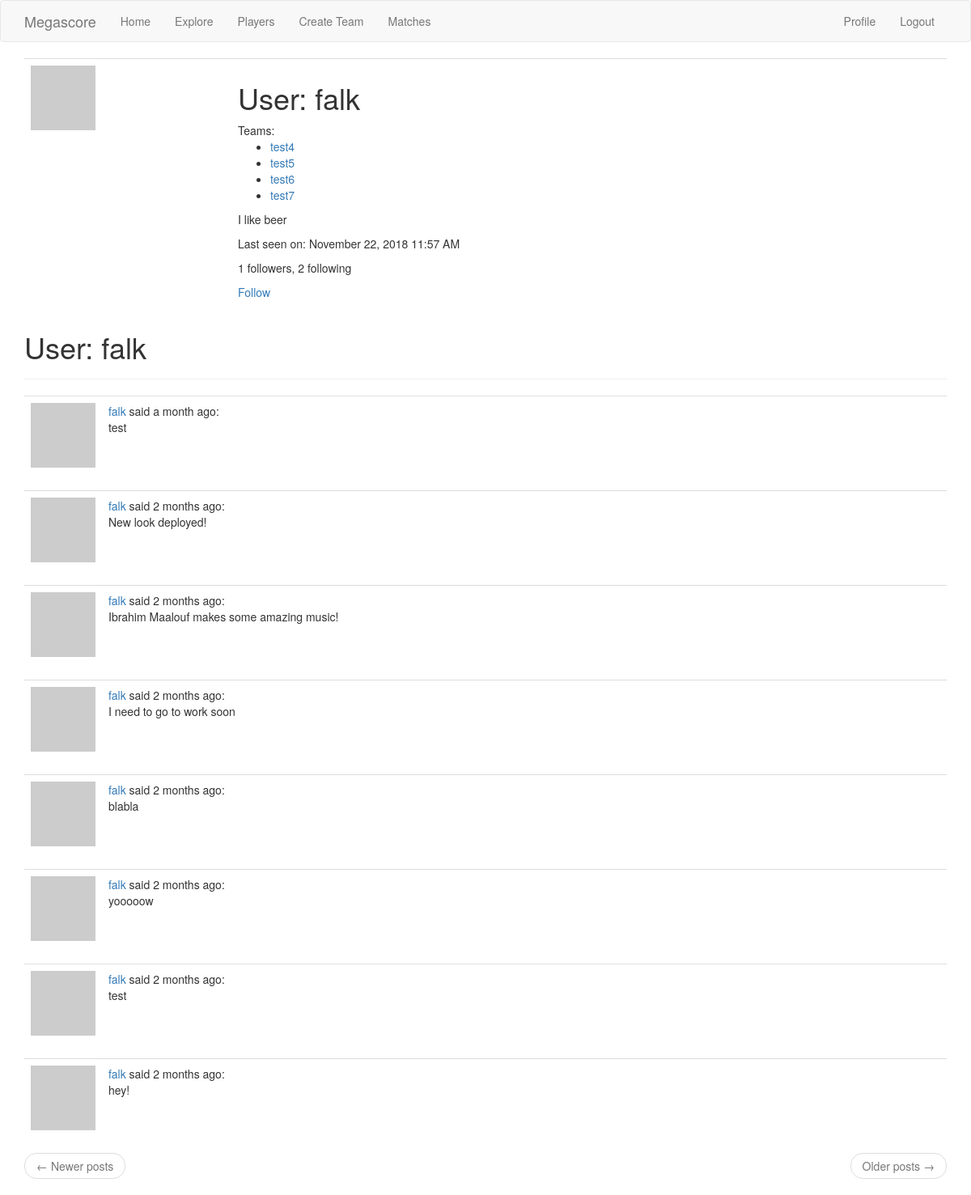
The page /user/falk (signed in) on the database its author committed.
### app/models.py (models this page shows, shortened)
class User(UserMixin, db.Model):
    id = db.Column(db.Integer, primary_key=True)
    username = db.Column(db.String(64), index=True, unique=True)
    email = db.Column(db.String(120), index=True, unique=True)
    password_hash = db.Column(db.String(128))
    posts = db.relationship('Post', backref='author', lazy='dynamic')
    about_me = db.Column(db.String(140))
    last_seen = db.Column(db.DateTime, default=datetime.utcnow)
    def avatar(self, size):
        digest = md5(self.email.lower().encode('utf-8')).hexdigest()
        return 'https://www.gravatar.com/avatar/{}?d=identicon&s={}'.format(digest, size)
    followed = db.relationship(
        'User', secondary=followers,
        primaryjoin=(followers.c.follower_id == id),
        secondaryjoin=(followers.c.followed_id == id),
        backref=db.backref('followers', lazy='dynamic'), lazy='dynamic'
    )
    def is_following(self, user):
        return self.followed.filter(followers.c.followed_id == user.id).count() > 0

class FantasyTeam(db.Model):
    id = db.Column(db.Integer, primary_key=True)
    name = db.Column(db.Integer, nullable=False)
    user_id = db.Column(db.Integer, db.ForeignKey('user.id'))
    formation = db.Column(db.String(3))
    user = db.relationship('User', backref='fantasy_teams')

class Post(db.Model):
    id = db.Column(db.Integer, primary_key=True)
    body = db.Column(db.String(140))
    timestamp = db.Column(db.DateTime, index=True, default=datetime.utcnow)
    user_id = db.Column(db.Integer, db.ForeignKey('user.id'))

### app/main/routes.py (the view)
@bp.route('/user/<username>')
@login_required
def user(username):
    user = User.query.filter_by(username=username).first_or_404()
    page = request.args.get('page', 1, type=int)
    posts = user.posts.order_by(Post.timestamp.desc()).paginate(page, current_app.config['POSTS_PER_PAGE'], False)
    next_url = url_for('main.user', username=username, page=posts.next_num) if posts.has_next else None
    prev_url = url_for('main.user', username=username, page=posts.prev_num) if posts.has_prev else None
    return render_template('user.html', user=user, posts=posts.items, next_url=next_url, prev_url=prev_url)

### app/main/routes.py (called while the page is built)
@bp.before_app_request
def before_request():
    if current_user.is_authenticated:
        current_user.last_seen = datetime.utcnow()
        db.session.commit()

### app/models.py (called while the page is built)
@login.user_loader
def load_user(id):
    return User.query.get(int(id))

### app/templates/user.html
{% extends 'base.html' %}
{% block app_content %}
    <table class="table table-hover">
        <tr>
            <td width="256px"><img src="{{ user.avatar(128) }}"></td>
            <td>
                <h1>User: {{ user.username }}</h1>
                Teams:
                <ul>
                    {% for fteam in user.fantasy_teams %}
                    <li><a href="{{ url_for('main.my_fantasy_team', team_name=fteam.name) }}">{{ fteam.name }}</a></li>
                    {% endfor %}
                </ul>
                {% if user.about_me %}<p>{{ user.about_me }}</p>{% endif %}
                {% if user.last_seen %}<p>Last seen on: {{ moment(user.last_seen).format('LLL') }}</p>{% endif %}
                <p>{{ user.followers.count() }} followers, {{ user.followed.count() }} following</p>
                {% if user == current_user %}
                    <p><a href="{{ url_for('main.edit_profile') }}">Edit your profile</a></p>
                {% elif not current_user.is_following(user) %}
                    <p><a href="{{ url_for('main.follow', username=user.username) }}">Follow</a></p>
                {% else %}
                    <p><a href="{{ url_for('main.unfollow', username=user.username) }}">Unfollow</a></p>
                {% endif %}
            </td>
        </tr>
    </table>
    <h1>User: {{ user.username }}</h1>
    <hr>
    {% for post in posts %}
        {% include '_post.html' %}
    {% endfor %}
    <nav aria-label="...">
        <ul class="pager">
            <li class="previous{% if not prev_url %} disabled{% endif %}">
                <a href="{{ prev_url or '#' }}">
                    <span aria-hidden="true">&larr;</span> Newer posts
                </a>
            </li>
            <li class="next{% if not next_url %} disabled{% endif %}">
                <a href="{{ next_url or '#' }}">
                    Older posts <span aria-hidden="true">&rarr;</span>
                </a>
            </li>
        </ul>
    </nav>
{% endblock %}

### app/templates/_post.html
<table class="table table-hover">
    <tr>
        <td width="70px">
            <a href="{{ url_for('main.user', username=post.author.username) }}">
                <img src="{{ post.author.avatar(36) }}">
            </a>
        </td>
        <td>
            <a href="{{ url_for('main.user', username=post.author.username) }}" post.author.username }}>
                {{ post.author.username }}
            </a>
            said {{ moment(post.timestamp).fromNow() }}: <br>
            {{ post.body }}
        </td>
    </tr>
</table>

### rows shown on the page
User: username "falk", about_me "I like beer", last_seen "November 22, 2018 11:57 AM"
FantasyTeam: name "test4"
FantasyTeam: name "test5"
FantasyTeam: name "test6"
FantasyTeam: name "test7"
Post: author.username "falk", timestamp "a month ago", body "test"
Post: author.username "falk", timestamp "2 months ago", body "New look deployed!"
Post: author.username "falk", timestamp "2 months ago", body "Ibrahim Maalouf makes some amazing music!"
Post: author.username "falk", timestamp "2 months ago", body "I need to go to work soon"
Post: author.username "falk", timestamp "2 months ago", body "blabla"
Post: author.username "falk", timestamp "2 months ago", body "yooooow"
Post: author.username "falk", timestamp "2 months ago", body "test"
Post: author.username "falk", timestamp "2 months ago", body "hey!"

### other values the page prints
{{ user.followers.count() }} "1"
{{ user.followed.count() }} "2"
